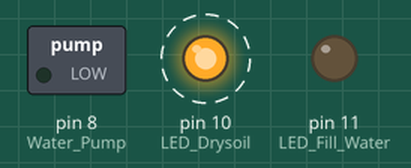
Simulated run of this sketch. Board: Arduino Uno, built with avr-gcc and run on an emulated ATmega328P. Parts: switched loads named in the sketch (green lamp = pin HIGH), output pins drawn as LEDs (lit = HIGH). Dashed ring = blinking. The local clock reads 2024-03-15 10:24:30 at power-on unless the sketch sets it; storage starts empty; what the sketch prints to the serial monitor is not drawn.

Above: at 2.4 s.
Timing chart, 0 to 5.2 s (numbered marks = the images above):
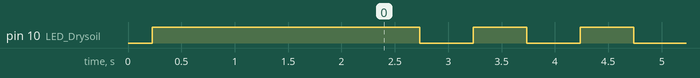

The sketch:

Version_3.ino
```cpp
//  Hardware:   waterpump(relay),  moisuture sensor, 2 LEDs, 16X2 LCD
//
//      Idea:   Turn the pump only when the moisture drops below a described level
//              Show all the information through the 16x2 display
//              Implement a data logging mechanism using the arduino shield
//
//      Goals:  Water the plant after a double check (1 minuet interval )
//              Display water moisture, value and time
//              Run through display with a button
//              Save to sd card using another button
//

// Libraries

#include <millisDelay.h>
#include <Wire.h>
#include <LiquidCrystal_I2C.h>
#include <TimeLib.h>
#include <DS1307RTC.h>
#include <SD.h>
#include <SPI.h>

LiquidCrystal_I2C lcd(0x27, 16, 2);

// Ports
const int Water_Pump = 8;
const int Moisture_Sensor = A0;
const int LED_Drysoil = 10;               // red LED 10
const int LED_Fill_Water = 11;           // blue LED

// Global Constant values
const char *MONTH_NAMES[12] = { "Jan", "Feb", "Mar", "Apr", "May", "Jun", "Jul", "Aug", "Sep", "Oct", "Nov", "Dec" };
const int AIR_VAL = 620;                  // value when sensor is not in water
const int WATER_VAL = 310;                // value when sensor is in the water
const int DRY_SOIL_PERCENTAGE = 50;// what is interpreted as dry percentage
const char* filename = "time.txt";

// Global Values
bool dryState = false;
tmElements_t tm;
File file;

///////////////////////
//  Core Functions   //
///////////////////////
void setup() {
  // Pins
  pinMode(Water_Pump, OUTPUT);
  pinMode(LED_Drysoil, OUTPUT);
  pinMode(LED_Fill_Water, OUTPUT);
  pinMode(Moisture_Sensor, INPUT);

  // Setting the relay off
  digitalWrite(Water_Pump, LOW);

  Wire.begin();

  Serial.begin(9600);
  while (!Serial) ; // wait for serial

  file = SD.open(filename, FILE_WRITE);
  if (!SD.begin(10)) {
    Serial.println("Error : Push the reset button");
    while(true);
  }

  // Takes care of all of time setting
  setTime();

  digitalWrite(LED_Drysoil, HIGH);
  delay(2000);
  digitalWrite(LED_Drysoil, LOW);

  Serial.println("Smart Watering");
  Serial.println("-------------------");
}

void loop() {

  RTC.read(tm);
  file.print(tm.Second);
  Serial.println(tm.Second);
  file.println();
  file.flush();
  digitalWrite(LED_Drysoil, HIGH);

  delay(500);                  // Turns on for 5 second

  RTC.read(tm);
  file.print(tm.Second);
  Serial.println(tm.Second);
  file.println();
  file.flush();
  digitalWrite(LED_Drysoil, LOW);

  delay(500);                  // Turns on for 5 second

}

//////////////////////////////
//  Implemented Functions   //
//////////////////////////////

void setTime(){
  bool parse=false;
  bool config=false;

  // get the date and time the compiler was run
  if (getDate(__DATE__) && getTime(__TIME__)) {
    parse = true;
    // and configure the RTC with this info
    if (RTC.write(tm)) {
      config = true;
    }
  }

  Serial.begin(9600);
  while (!Serial) ; // wait for Arduino Serial Monitor
  delay(200);
  if (parse && config) {
    Serial.print("DS1307 configured Time=");
    Serial.print(__TIME__);
    Serial.print(", Date=");
    Serial.println(__DATE__);
  } else if (parse) {
    Serial.println("DS1307 Communication Error :-{");
    Serial.println("Please check your circuitry");
  } else {
    Serial.print("Could not parse info from the compiler, Time=\"");
    Serial.print(__TIME__);
    Serial.print("\", Date=\"");
    Serial.print(__DATE__);
    Serial.println("\"");
  }
}

bool getTime(const char *str){
  int Hour, Min, Sec;

  if (sscanf(str, "%d:%d:%d", &Hour, &Min, &Sec) != 3) return false;
  tm.Hour = Hour;
  tm.Minute = Min;
  tm.Second = Sec;
  return true;
}

bool getDate(const char *str){
  char Month[12];
  int Day, Year;
  uint8_t monthIndex;

  if (sscanf(str, "%s %d %d", Month, &Day, &Year) != 3) return false;
  for (monthIndex = 0; monthIndex < 12; monthIndex++) {
    if (strcmp(Month, MONTH_NAMES[monthIndex]) == 0) break;
  }
  if (monthIndex >= 12) return false;
  tm.Day = Day;
  tm.Month = monthIndex + 1;
  tm.Year = CalendarYrToTm(Year);
  return true;
}

// Serial Output
void serialReport(int moisturePercentage, int moistureValue){

  String t_bckslsh = "\\", semicolon = ":", indent = "\t", t_moistureP = "\t\t Moisture%: ",t_moistureV = "\t Moisture Val: " ;
  //Serial.print(year+t_bckslsh+month+t_bckslsh+day+ indent + Hour+semicolon+minuet + t_moistureP+moisturePercentage + t_moistureV+moistureValue);
  Serial.println(indent + t_moistureP+moisturePercentage + t_moistureV+moistureValue);
}

// Turn on relay (turn on/off)
void waterValve(bool state){
  if( state ){
    digitalWrite(Water_Pump, HIGH);
  }
  else{
    digitalWrite(Water_Pump, LOW);
  }
}

// Turn on yellow LED (soil state)
void dryStateToggle(bool state){
  if (state){
    digitalWrite(LED_Drysoil, HIGH);
  }
  else{
    digitalWrite(LED_Drysoil, LOW);
  }
  dryState = state;
}

// Returns moisture percentage: p, value: v or both: b
int calculateMoisture(char a) {

  const int Check_times = 20;

  int Moisture_Value[Check_times];

  for (int i = 0; i <= Check_times; i++) {
    Moisture_Value[i] = (analogRead(Moisture_Sensor));
  }

  int Moisture_Value_length = sizeof(Moisture_Value) / sizeof(Moisture_Value[0]);
  qsort(Moisture_Value, Moisture_Value_length, sizeof(Moisture_Value[0]), sort_desc);

  int Moisture_Percentage = map(Moisture_Value[int(Check_times/2)], AIR_VAL, WATER_VAL, 0, 100);

  //Moisture_Percentage -= 10;      // cause of the power shortage from supplying lcd display

  if (Moisture_Percentage <= DRY_SOIL_PERCENTAGE) {
    dryStateToggle(true);
  }
  else {
    dryStateToggle(false);
  }

  if ( a == 'p' ){
    return Moisture_Percentage;
  } else if ( a == 'v'){
    return Moisture_Value[int(Check_times/2)];
  } else {
    return Moisture_Percentage, Moisture_Value[int(Check_times/2)];
  }
}

// qsort requires you to create a sort function
int sort_desc(const void *cmp1, const void *cmp2){
  // Need to cast the void * to int *
  int a = *((int *)cmp1);
  int b = *((int *)cmp2);
  // The comparison
  return a > b ? -1 : (a < b ? 1 : 0);
  // A simpler, probably faster way:
  //return b - a;
}
```

Measured:
- by itself, pin 10 (LED_Drysoil): alternates HIGH for 0.50 s and LOW for 0.50 s
